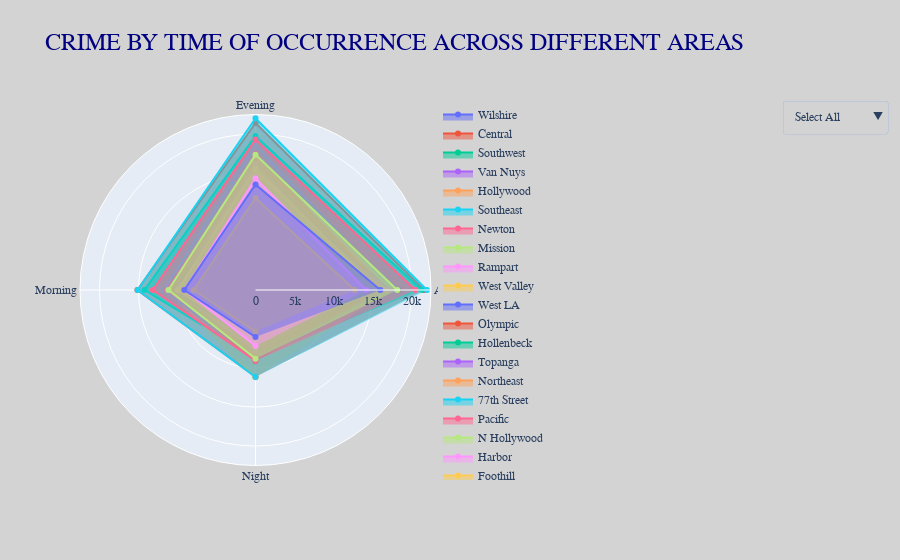

This figure's notebook cell:
### Markdown cell above
## Plotting the data

### Code cell
# Plot setup
fig = go.Figure()

# Add traces for each area
for area in all_areas:
    filtered_data = time_counts[time_counts['AREA NAME'] == area]
    fig.add_trace(go.Scatterpolar(
        r=filtered_data['Counts'],
        theta=filtered_data['Time Category'],
        name=area,
        visible=True  # Set to "legendonly" to hide by default
    ))

# Update the layout and add a dropdown for selecting areas
buttons = [dict(label="Select All",
                method="update",
                args=[{"visible": [True]*len(all_areas)}]),
           dict(label="Deselect All",
                method="update",
                args=[{"visible": [False]*len(all_areas)}])]

# Add buttons for individual areas
for area in all_areas:
    buttons.append(dict(label=area,
                        method="update",
                        args=[{"visible": [area == area_name for area_name in all_areas]}]))

fig.update_layout(
    title="CRIME BY TIME OF OCCURRENCE ACROSS DIFFERENT AREAS",
    title_font=dict(size=24, color="navy", family="Arial"),  # Big, bold, red title
    xaxis_title="Time Period",
    yaxis_title="Number of Occurrences",
    xaxis=dict(
        tickfont=dict(size=14, family="Arial, sans-serif"),
        title_font=dict(size=18, family="Arial, sans-serif"),
    ),
    yaxis=dict(
        tickfont=dict(size=14, family="Arial, sans-serif"),
        title_font=dict(size=18, family="Arial, sans-serif"),
    ),
    font=dict(family="Arial"),  # Change font for axes
    plot_bgcolor="LIGHTYELLOW",

    paper_bgcolor="lightgrey",  # Apply Plotly dark template
    updatemenus=[dict(active=0,
                      buttons=buttons,
                      x=2,
                      xanchor="left",
                      y=1,
                      yanchor="top")],
    polar=dict(
        radialaxis=dict(visible=True)
    )
)

fig.update_traces(fill='toself')
fig.show()

### Figure 1 — Plotly figure (JSON) as saved in the notebook; plotly's stock layout.template omitted (floating-point values rounded to 4 significant figures)
{"data": [{"fill": "toself", "name": "Wilshire", "r": [18434, 15699, 10387, 6883], "theta": ["Afternoon", "Evening", "Morning", "Night"], "type": "scatterpolar", "visible": true}, {"fill": "toself", "name": "Central", "r": [21619, 21409, 15133, 11125], "theta": ["Afternoon", "Evening", "Morning", "Night"], "type": "scatterpolar", "visible": true}, {"fill": "toself", "name": "Southwest", "r": [21316, 19736, 14232, 8625], "theta": ["Afternoon", "Evening", "Morning", "Night"], "type": "scatterpolar", "visible": true}, {"fill": "toself", "name": "Van Nuys", "r": [15663, 14907, 9501, 7173], "theta": ["Afternoon", "Evening", "Morning", "Night"], "type": "scatterpolar", "visible": true}, {"fill": "toself", "name": "Hollywood", "r": [17366, 17632, 11238, 11196], "theta": ["Afternoon", "Evening", "Morning", "Night"], "type": "scatterpolar", "visible": true}, {"fill": "toself", "name": "Southeast", "r": [17614, 18567, 11775, 8813], "theta": ["Afternoon", "Evening", "Morning", "Night"], "type": "scatterpolar", "visible": true}, {"fill": "toself", "name": "Newton", "r": [16998, 16739, 11440, 8326], "theta": ["Afternoon", "Evening", "Morning", "Night"], "type": "scatterpolar", "visible": true}, {"fill": "toself", "name": "Mission", "r": [14704, 14928, 9271, 6459], "theta": ["Afternoon", "Evening", "Morning", "Night"], "type": "scatterpolar", "visible": true}, {"fill": "toself", "name": "Rampart", "r": [14966, 16011, 10229, 7714], "theta": ["Afternoon", "Evening", "Morning", "Night"], "type": "scatterpolar", "visible": true}, {"fill": "toself", "name": "West Valley", "r": [14692, 14108, 9404, 6929], "theta": ["Afternoon", "Evening", "Morning", "Night"], "type": "scatterpolar", "visible": true}, {"fill": "toself", "name": "West LA", "r": [17318, 14480, 10550, 6709], "theta": ["Afternoon", "Evening", "Morning", "Night"], "type": "scatterpolar", "visible": true}, {"fill": "toself", "name": "Olympic", "r": [16442, 17418, 10819, 9131], "theta": ["Afternoon", "Evening", "Morning", "Night"], "type": "scatterpolar", "visible": true}, {"fill": "toself", "name": "Hollenbeck", "r": [13151, 13872, 8242, 6280], "theta": ["Afternoon", "Evening", "Morning", "Night"], "type": "scatterpolar", "visible": true}, {"fill": "toself", "name": "Topanga", "r": [16803, 14192, 9331, 6116], "theta": ["Afternoon", "Evening", "Morning", "Night"], "type": "scatterpolar", "visible": true}, {"fill": "toself", "name": "Northeast", "r": [15854, 15477, 9946, 6701], "theta": ["Afternoon", "Evening", "Morning", "Night"], "type": "scatterpolar", "visible": true}, {"fill": "toself", "name": "77th Street", "r": [21968, 22014, 15114, 11142], "theta": ["Afternoon", "Evening", "Morning", "Night"], "type": "scatterpolar", "visible": true}, {"fill": "toself", "name": "Pacific", "r": [20497, 19296, 13162, 9055], "theta": ["Afternoon", "Evening", "Morning", "Night"], "type": "scatterpolar", "visible": true}, {"fill": "toself", "name": "N Hollywood", "r": [18177, 17349, 11163, 8799], "theta": ["Afternoon", "Evening", "Morning", "Night"], "type": "scatterpolar", "visible": true}, {"fill": "toself", "name": "Harbor", "r": [14196, 14312, 9095, 7165], "theta": ["Afternoon", "Evening", "Morning", "Night"], "type": "scatterpolar", "visible": true}, {"fill": "toself", "name": "Foothill", "r": [12719, 11800, 7910, 5332], "theta": ["Afternoon", "Evening", "Morning", "Night"], "type": "scatterpolar", "visible": true}, {"fill": "toself", "name": "Devonshire", "r": [15995, 13532, 9130, 6022], "theta": ["Afternoon", "Evening", "Morning", "Night"], "type": "scatterpolar", "visible": true}], "layout": {"font": {"family": "Arial"}, "paper_bgcolor": "lightgrey", "plot_bgcolor": "LIGHTYELLOW", "polar": {"radialaxis": {"visible": true}}, "title": {"font": {"color": "navy", "family": "Arial", "size": 24}, "text": "CRIME BY TIME OF OCCURRENCE ACROSS DIFFERENT AREAS"}, "updatemenus": [{"active": 0, "buttons": [{"args": [{"visible": [true, true, true, true, true, true, true, true, true, true, true, true, true, true, true, true, true, true, true, true, true]}], "label": "Select All", "method": "update"}, {"args": [{"visible": [false, false, false, false, false, false, false, false, false, false, false, false, false, false, false, false, false, false, false, false, false]}], "label": "Deselect All", "method": "update"}, {"args": [{"visible": [true, false, false, false, false, false, false, false, false, false, false, false, false, false, false, false, false, false, false, false, false]}], "label": "Wilshire", "method": "update"}, {"args": [{"visible": [false, true, false, false, false, false, false, false, false, false, false, false, false, false, false, false, false, false, false, false, false]}], "label": "Central", "method": "update"}, {"args": [{"visible": [false, false, true, false, false, false, false, false, false, false, false, false, false, false, false, false, false, false, false, false, false]}], "label": "Southwest", "method": "update"}, {"args": [{"visible": [false, false, false, true, false, false, false, false, false, false, false, false, false, false, false, false, false, false, false, false, false]}], "label": "Van Nuys", "method": "update"}, {"args": [{"visible": [false, false, false, false, true, false, false, false, false, false, false, false, false, false, false, false, false, false, false, false, false]}], "label": "Hollywood", "method": "update"}, {"args": [{"visible": [false, false, false, false, false, true, false, false, false, false, false, false, false, false, false, false, false, false, false, false, false]}], "label": "Southeast", "method": "update"}, {"args": [{"visible": [false, false, false, false, false, false, true, false, false, false, false, false, false, false, false, false, false, false, false, false, false]}], "label": "Newton", "method": "update"}, {"args": [{"visible": [false, false, false, false, false, false, false, true, false, false, false, false, false, false, false, false, false, false, false, false, false]}], "label": "Mission", "method": "update"}, {"args": [{"visible": [false, false, false, false, false, false, false, false, true, false, false, false, false, false, false, false, false, false, false, false, false]}], "label": "Rampart", "method": "update"}, {"args": [{"visible": [false, false, false, false, false, false, false, false, false, true, false, false, false, false, false, false, false, false, false, false, false]}], "label": "West Valley", "method": "update"}, {"args": [{"visible": [false, false, false, false, false, false, false, false, false, false, true, false, false, false, false, false, false, false, false, false, false]}], "label": "West LA", "method": "update"}, {"args": [{"visible": [false, false, false, false, false, false, false, false, false, false, false, true, false, false, false, false, false, false, false, false, false]}], "label": "Olympic", "method": "update"}, {"args": [{"visible": [false, false, false, false, false, false, false, false, false, false, false, false, true, false, false, false, false, false, false, false, false]}], "label": "Hollenbeck", "method": "update"}, {"args": [{"visible": [false, false, false, false, false, false, false, false, false, false, false, false, false, true, false, false, false, false, false, false, false]}], "label": "Topanga", "method": "update"}, {"args": [{"visible": [false, false, false, false, false, false, false, false, false, false, false, false, false, false, true, false, false, false, false, false, false]}], "label": "Northeast", "method": "update"}, {"args": [{"visible": [false, false, false, false, false, false, false, false, false, false, false, false, false, false, false, true, false, false, false, false, false]}], "label": "77th Street", "method": "update"}, {"args": [{"visible": [false, false, false, false, false, false, false, false, false, false, false, false, false, false, false, false, true, false, false, false, false]}], "label": "Pacific", "method": "update"}, {"args": [{"visible": [false, false, false, false, false, false, false, false, false, false, false, false, false, false, false, false, false, true, false, false, false]}], "label": "N Hollywood", "method": "update"}, {"args": [{"visible": [false, false, false, false, false, false, false, false, false, false, false, false, false, false, false, false, false, false, true, false, false]}], "label": "Harbor", "method": "update"}, {"args": [{"visible": [false, false, false, false, false, false, false, false, false, false, false, false, false, false, false, false, false, false, false, true, false]}], "label": "Foothill", "method": "update"}, {"args": [{"visible": [false, false, false, false, false, false, false, false, false, false, false, false, false, false, false, false, false, false, false, false, true]}], "label": "Devonshire", "method": "update"}], "x": 2, "xanchor": "left", "y": 1, "yanchor": "top"}], "xaxis": {"tickfont": {"family": "Arial, sans-serif", "size": 14}, "title": {"font": {"family": "Arial, sans-serif", "size": 18}, "text": "Time Period"}}, "yaxis": {"tickfont": {"family": "Arial, sans-serif", "size": 14}, "title": {"font": {"family": "Arial, sans-serif", "size": 18}, "text": "Number of Occurrences"}}}}
